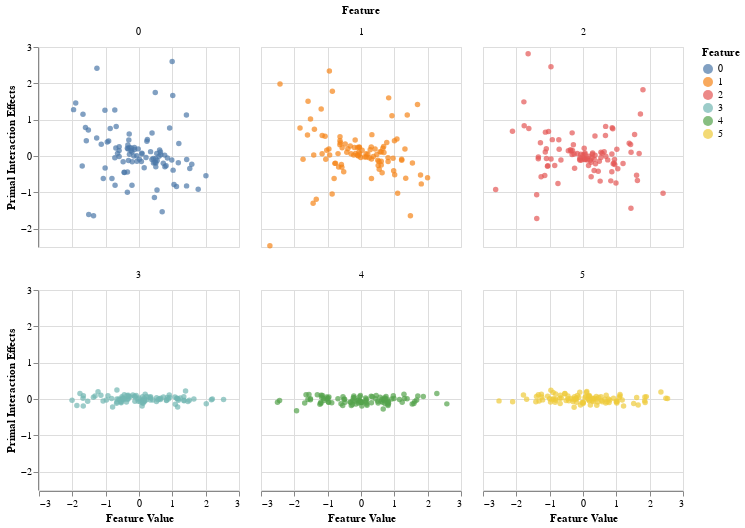

Source (notebook cell):
### Code cell
alt.Chart(data_df).mark_point(filled=True).encode(
    alt.Y('Primal Interaction Effects:Q'),
    alt.X('Feature Value:Q'),
    alt.Color('Feature:N'),
    alt.Facet('Feature:N')
).properties(
    columns=3,
    width=200,
    height=200
)

### Figure 1 — Vega-Lite specification as saved in the notebook (floating-point values rounded to 4 significant figures; data arrays with more than 128 entries replaced by an {"elided": "..."} marker saying what was removed)
{"$schema": "https://vega.github.io/schema/vega-lite/v3.2.1.json", "columns": 3, "config": {"mark": {"tooltip": null}, "view": {"height": 300, "width": 400}}, "data": {"name": "data-4f8129e51c911aaf863db1eecb42a3b0"}, "datasets": {"data-4f8129e51c911aaf863db1eecb42a3b0": {"elided": "600 records"}}, "encoding": {"color": {"field": "Feature", "type": "nominal"}, "facet": {"field": "Feature", "type": "nominal"}, "x": {"field": "Feature Value", "type": "quantitative"}, "y": {"field": "Primal Interaction Effects", "type": "quantitative"}}, "height": 200, "mark": {"filled": true, "type": "point"}, "width": 200}
